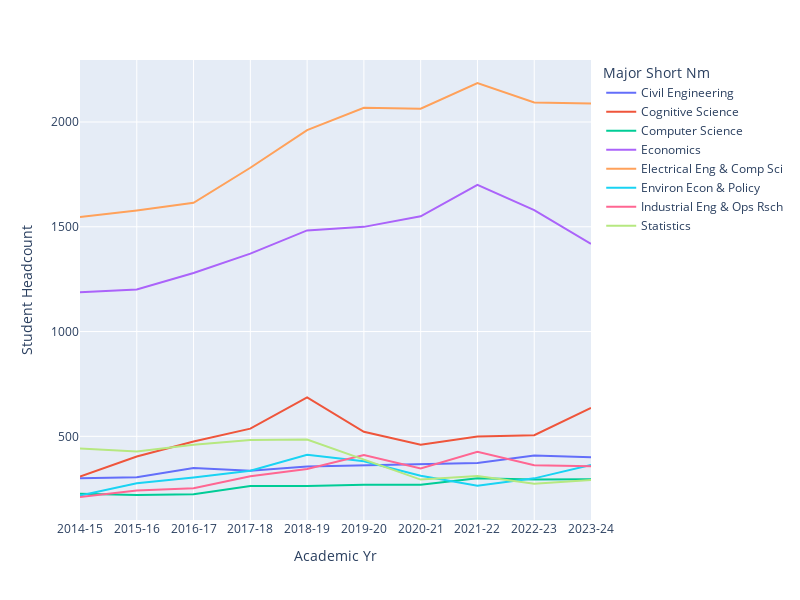

The code cell stored with this chart in its notebook:
### Code cell
data100_top_19_majors = data100_top_20_majors.iloc[1:,:]

fig = px.line(major_trends[major_trends["Major Short Nm"].isin(data100_top_19_majors.index)], 
                        x = "Academic Yr", y = "Student Headcount", color = "Major Short Nm")

fig.update_layout(autosize=False, width=800, height=600)
fig.show()

### Figure 1 — Plotly figure (JSON) as saved in the notebook; plotly's stock layout.template omitted (floating-point values rounded to 4 significant figures)
{"data": [{"hovertemplate": "Major Short Nm=Civil Engineering<br>Academic Yr=%{x}<br>Student Headcount=%{y}<extra></extra>", "legendgroup": "Civil Engineering", "line": {"color": "#636efa", "dash": "solid"}, "marker": {"symbol": "circle"}, "mode": "lines", "name": "Civil Engineering", "orientation": "v", "showlegend": true, "type": "scatter", "x": ["2014-15", "2015-16", "2016-17", "2017-18", "2018-19", "2019-20", "2020-21", "2021-22", "2022-23", "2023-24"], "xaxis": "x", "y": [300.5, 304.5, 349, 335.5, 355.5, 361, 364.5, 373, 408.5, 400.5], "yaxis": "y"}, {"hovertemplate": "Major Short Nm=Cognitive Science<br>Academic Yr=%{x}<br>Student Headcount=%{y}<extra></extra>", "legendgroup": "Cognitive Science", "line": {"color": "#EF553B", "dash": "solid"}, "marker": {"symbol": "circle"}, "mode": "lines", "name": "Cognitive Science", "orientation": "v", "showlegend": true, "type": "scatter", "x": ["2014-15", "2015-16", "2016-17", "2017-18", "2018-19", "2019-20", "2020-21", "2021-22", "2022-23", "2023-24"], "xaxis": "x", "y": [308.5, 404, 475, 536.5, 685.5, 521.5, 460, 499.5, 505.5, 635.5], "yaxis": "y"}, {"hovertemplate": "Major Short Nm=Computer Science<br>Academic Yr=%{x}<br>Student Headcount=%{y}<extra></extra>", "legendgroup": "Computer Science", "line": {"color": "#00cc96", "dash": "solid"}, "marker": {"symbol": "circle"}, "mode": "lines", "name": "Computer Science", "orientation": "v", "showlegend": true, "type": "scatter", "x": ["2014-15", "2015-16", "2016-17", "2017-18", "2018-19", "2019-20", "2020-21", "2021-22", "2022-23", "2023-24"], "xaxis": "x", "y": [226, 220.5, 223.5, 262.5, 262.5, 269.5, 269, 299.5, 294, 295], "yaxis": "y"}, {"hovertemplate": "Major Short Nm=Economics<br>Academic Yr=%{x}<br>Student Headcount=%{y}<extra></extra>", "legendgroup": "Economics", "line": {"color": "#ab63fa", "dash": "solid"}, "marker": {"symbol": "circle"}, "mode": "lines", "name": "Economics", "orientation": "v", "showlegend": true, "type": "scatter", "x": ["2014-15", "2015-16", "2016-17", "2017-18", "2018-19", "2019-20", "2020-21", "2021-22", "2022-23", "2023-24"], "xaxis": "x", "y": [1187, 1200.0, 1280.0, 1372, 1482.0, 1500.0, 1550, 1700.0, 1580.0, 1418.0], "yaxis": "y"}, {"hovertemplate": "Major Short Nm=Electrical Eng & Comp Sci<br>Academic Yr=%{x}<br>Student Headcount=%{y}<extra></extra>", "legendgroup": "Electrical Eng & Comp Sci", "line": {"color": "#FFA15A", "dash": "solid"}, "marker": {"symbol": "circle"}, "mode": "lines", "name": "Electrical Eng & Comp Sci", "orientation": "v", "showlegend": true, "type": "scatter", "x": ["2014-15", "2015-16", "2016-17", "2017-18", "2018-19", "2019-20", "2020-21", "2021-22", "2022-23", "2023-24"], "xaxis": "x", "y": [1546.0, 1578.0, 1614.0, 1782.0, 1962.0, 2068.0, 2063, 2186, 2093, 2088.0], "yaxis": "y"}, {"hovertemplate": "Major Short Nm=Environ Econ & Policy<br>Academic Yr=%{x}<br>Student Headcount=%{y}<extra></extra>", "legendgroup": "Environ Econ & Policy", "line": {"color": "#19d3f3", "dash": "solid"}, "marker": {"symbol": "circle"}, "mode": "lines", "name": "Environ Econ & Policy", "orientation": "v", "showlegend": true, "type": "scatter", "x": ["2014-15", "2015-16", "2016-17", "2017-18", "2018-19", "2019-20", "2020-21", "2021-22", "2022-23", "2023-24"], "xaxis": "x", "y": [217.5, 276, 304, 336, 411.5, 381.5, 311.5, 264.5, 299.5, 363.5], "yaxis": "y"}, {"hovertemplate": "Major Short Nm=Industrial Eng & Ops Rsch<br>Academic Yr=%{x}<br>Student Headcount=%{y}<extra></extra>", "legendgroup": "Industrial Eng & Ops Rsch", "line": {"color": "#FF6692", "dash": "solid"}, "marker": {"symbol": "circle"}, "mode": "lines", "name": "Industrial Eng & Ops Rsch", "orientation": "v", "showlegend": true, "type": "scatter", "x": ["2014-15", "2015-16", "2016-17", "2017-18", "2018-19", "2019-20", "2020-21", "2021-22", "2022-23", "2023-24"], "xaxis": "x", "y": [210.5, 241, 252, 309.5, 344.5, 410.5, 347, 426.5, 362.5, 357], "yaxis": "y"}, {"hovertemplate": "Major Short Nm=Statistics<br>Academic Yr=%{x}<br>Student Headcount=%{y}<extra></extra>", "legendgroup": "Statistics", "line": {"color": "#B6E880", "dash": "solid"}, "marker": {"symbol": "circle"}, "mode": "lines", "name": "Statistics", "orientation": "v", "showlegend": true, "type": "scatter", "x": ["2014-15", "2015-16", "2016-17", "2017-18", "2018-19", "2019-20", "2020-21", "2021-22", "2022-23", "2023-24"], "xaxis": "x", "y": [441.5, 427.5, 460, 483, 484.5, 389.5, 293.5, 310.5, 274, 291.5], "yaxis": "y"}], "layout": {"autosize": false, "height": 600, "legend": {"title": {"text": "Major Short Nm"}, "tracegroupgap": 0}, "margin": {"t": 60}, "width": 800, "xaxis": {"anchor": "y", "domain": [0, 1], "title": {"text": "Academic Yr"}}, "yaxis": {"anchor": "x", "domain": [0, 1], "title": {"text": "Student Headcount"}}}}
